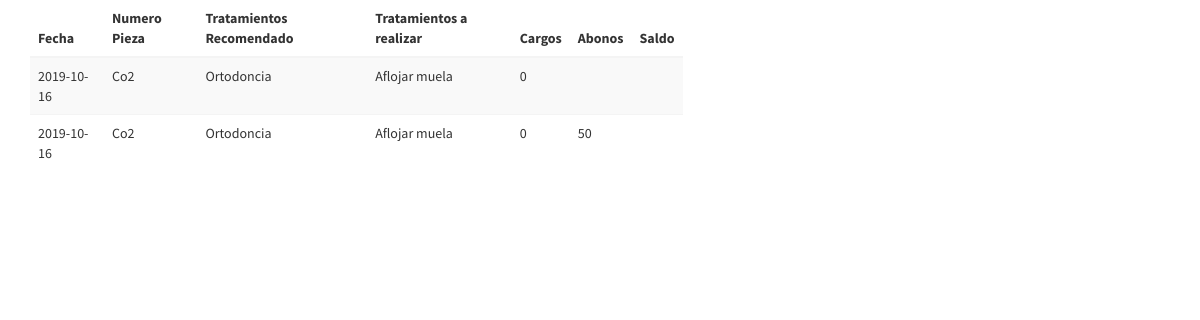
The page /test.php (signed in) on the database as committed earlier.
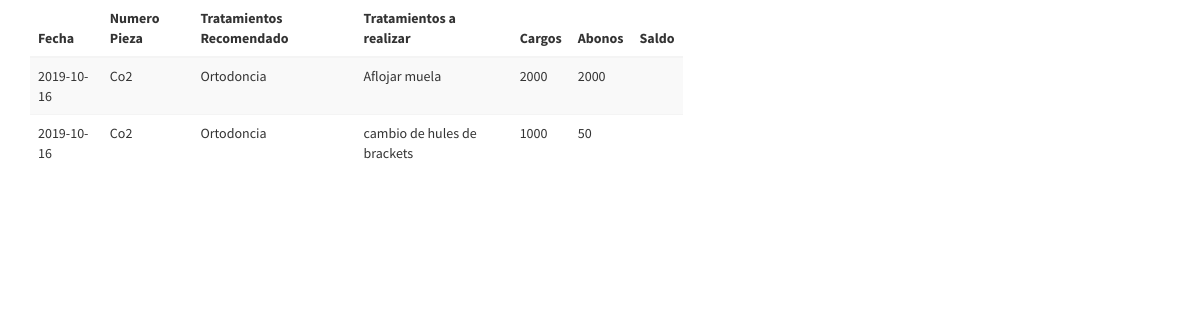
The same page on the database as committed later.
### tables this page shows
CREATE TABLE `tratamientorealizar` (
  `id_Seguimientos` int(11) NOT NULL,
  `id_Citas` int(11) NOT NULL,
  `id_Presupuesto` int(11) NOT NULL,
  `tratamientoRealizar` varchar(1000) NOT NULL,
  `precio` float NOT NULL
);

CREATE TABLE `tbl_citas` (
  `id_Citas` int(11) NOT NULL,
  `id_Pacientes` int(11) NOT NULL,
  `fechaProgramada` date NOT NULL,
  `hora` time(6) NOT NULL,
  `descripcionCita` varchar(45) NOT NULL
);

CREATE TABLE `tbl_piezas` (
  `id_Piezas` int(11) NOT NULL,
  `nombrePieza` varchar(45) NOT NULL
);

CREATE TABLE `tbl_presupuestos` (
  `id_Presupuesto` int(11) NOT NULL,
  `id_Piezas` int(11) NOT NULL,
  `id_Pacientes` int(11) NOT NULL,
  `descripcion` varchar(45) NOT NULL
);

CREATE TABLE `tbl_cobranza` (
  `id_cobranza` int(11) NOT NULL,
  `tratamiento` int(11) DEFAULT NULL,
  `abonos` float DEFAULT NULL,
  `fecha` date NOT NULL
);

### test.php (the view, shortened to what this page needs)
<?php
  $db =  new DbConnection;
  $conexion=$db->conectar();
    $sql= "SELECT tratamientoRealizar.tratamientoRealizar, tbl_presupuestos.descripcion, tbl_piezas.nombrePieza, tbl_citas.fechaProgramada, tbl_pacientes.nombre_Pacientes, tratamientoRealizar.precio, tbl_cobranza.abonos, tbl_cobranza.fecha FROM tratamientoRealizar INNER JOIN tbl_presupuestos ON tbl_presupuestos.id_Presupuesto = tratamientoRealizar.id_Presupuesto INNER JOIN tbl_piezas ON tbl_piezas.id_Piezas = tbl_presupuestos.id_Piezas INNER JOIN tbl_citas ON tbl_citas.id_Citas = tratamientoRealizar.id_Citas INNER JOIN tbl_pacientes ON tbl_pacientes.id_Pacientes = tbl_presupuestos.id_Pacientes INNER JOIN tbl_cobranza ON tbl_cobranza.tratamiento = tratamientoRealizar.id_Seguimientos";
    $result= $conexion->query($sql);
?>
<!DOCTYPE html>
<html lang="en">
<head>
  <link rel="stylesheet" href="css/bootstrap.min.css">
  <link rel="stylesheet" href="css/font-awesome.css">
  <link rel="stylesheet" href="css/AdminLTE.min.css">
  <link rel="stylesheet" href="css/_all-skins.min.css">
  <link rel="stylesheet" href="css/jquery.dataTables.min.css">
  <link rel="stylesheet" href="DataTables/DataTables-1.10.18/dataTables.bootstrap.min.js">
  <link rel="stylesheet" href="css/alertify.min.css">
  <link rel="stylesheet" href="css/themes/default.min.css"/>
</head>
<body class="hold-transition skin-blue sidebar-mini">
                <section id="bienvenvidos">
                    <div class = "container">
                        <div class="row">
                             <div class = "col-md-7">
                              <table class = "table table-striped">
                                <thead>
                                    <tr>
                                    <th> Fecha</th>
                                    <th> Numero Pieza </th>
                                    <th> Tratamientos Recomendado</th>
                                    <th> Tratamientos a realizar</th>
                                    <th> Cargos </th>
                                    <th> Abonos </th>
                                    <th> Saldo </th>
                                    </tr>
                                </thead>
                                <tbody>
                                        <?php
                                        while($mostrar=mysqli_fetch_array($result)){
                                        ?>
                                        <tr>
                                            <td><?php echo $mostrar['fechaProgramada'] ?></td>
                                            <td><?php echo $mostrar['nombrePieza'] ?></td>
                                            <td><?php echo $mostrar['descripcion'] ?></td>
                                            <td><?php echo $mostrar['tratamientoRealizar'] ?></td>
                                            <td><?php echo $mostrar['precio'] ?></td>
                                            <td><?php echo $mostrar['abonos'] ?></td>
                                            <td><?php  ?></td>
                                        </tr>
                                             <?php
                                            }
                                            ?>
                                </tbody>
                               </table>
</section>
</body>
</html>

Rows that differ between the two databases and show on the page:
no longer on one of the page's lists (row edited): tratamientorealizar: id_Citas.fechaProgramada "2019-10-16", tbl_piezas.nombrePieza "Co2", id_Presupuesto.descripcion "Ortodoncia", tratamientoRealizar "Aflojar muela", precio "0", tbl_cobranza.abonos "50"
changed tratamientorealizar "Aflojar muela": precio "0" → "2000"; tbl_cobranza.abonos (not shown) → "2000"
now on this page (row unchanged): tratamientorealizar: id_Citas.fechaProgramada "2019-10-16", tbl_piezas.nombrePieza "Co2", id_Presupuesto.descripcion "Ortodoncia", tratamientoRealizar "cambio de hules de brackets", precio "1000", tbl_cobranza.abonos "50"
